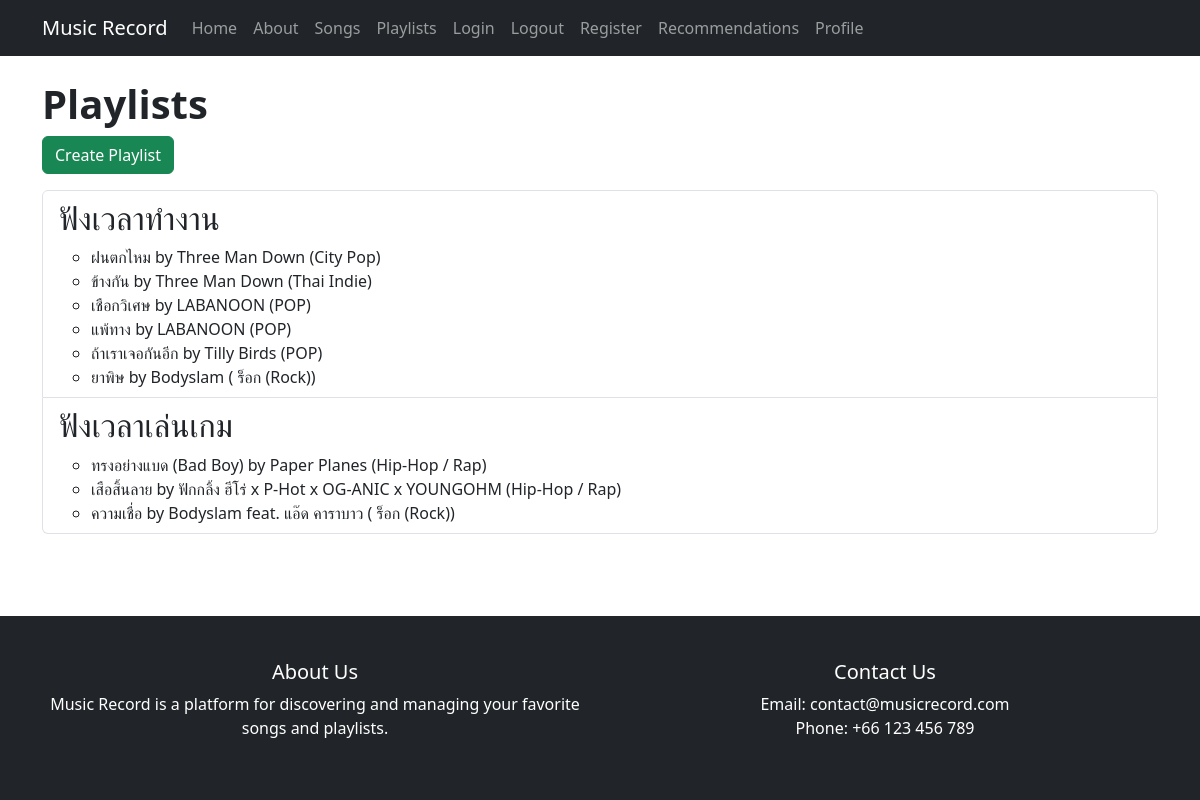
Page /playlists (signed in) on the committed database.
### app/models.py (models this page shows)
class Playlist(db.Model):
    id = db.Column(db.Integer, primary_key=True)
    name = db.Column(db.String(100), nullable=False)
    user_id = db.Column(db.Integer, db.ForeignKey('user.id'))
    songs = db.relationship('Song', backref='playlist', lazy=True)

class Song(db.Model):
    id = db.Column(db.Integer, primary_key=True)
    title = db.Column(db.String(100), nullable=False)
    artist = db.Column(db.String(100), nullable=False)
    genre = db.Column(db.String(50), nullable=False)
    playlist_id = db.Column(db.Integer, db.ForeignKey('playlist.id'))
    image_url = db.Column(db.String(255))  # ตรวจสอบว่ามี image_url หรือไม่

### app/routes.py (the view)
@playlist_routes.route('/playlists')
@login_required
def playlists():
    playlists = Playlist.query.filter_by(user_id=current_user.id).all()
    return render_template('playlists.html', playlists=playlists)

### app/models.py (called while the page is built)
@login_manager.user_loader
def load_user(user_id):
    return User.query.get(int(user_id))

### app/templates/playlists.html
{% extends "base.html" %}
{% block content %}
<h1><strong>Playlists</strong></h1>
<a href="{{ url_for('playlist.create_playlist') }}" class="btn btn-success mb-3">Create Playlist</a>
<ul class="list-group">
    {% for playlist in playlists %}
    <li class="list-group-item">
        <h2>{{ playlist.name }}</h2>
        <ul>
            {% for song in playlist.songs %}
            <li>{{ song.title }} by {{ song.artist }} ({{ song.genre }})</li>
            {% endfor %}
        </ul>
    </li>
    {% endfor %}
</ul>
{% endblock %}

### app/static/css/images/styles.css (style rules this page uses)
html, body { height: 100%; margin: 0; display: flex; flex-direction: column; }

### rows in the picture
Playlist: name "ฟังเวลาทำงาน"
Song: title "ฝนตกไหม", artist "Three Man Down", genre "City Pop"
Song: title "ข้างกัน", artist "Three Man Down", genre "Thai Indie"
Song: title "เชือกวิเศษ", artist "LABANOON", genre "POP"
Song: title "แพ้ทาง", artist "LABANOON", genre "POP"
Song: title "ถ้าเราเจอกันอีก", artist "Tilly Birds", genre "POP"
Song: title "ยาพิษ", artist "Bodyslam", genre "ร็อก (Rock)"
Playlist: name "ฟังเวลาเล่นเกม"
Song: title "ทรงอย่างแบด (Bad Boy)", artist "Paper Planes", genre "Hip-Hop / Rap"
Song: title "เสือสิ้นลาย", artist "ฟักกลิ้ง ฮีโร่ x P-Hot x OG-ANIC x YOUNGOHM", genre "Hip-Hop / Rap"
Song: title "ความเชื่อ", artist "Bodyslam feat. แอ๊ด คาราบาว", genre "ร็อก (Rock)"
